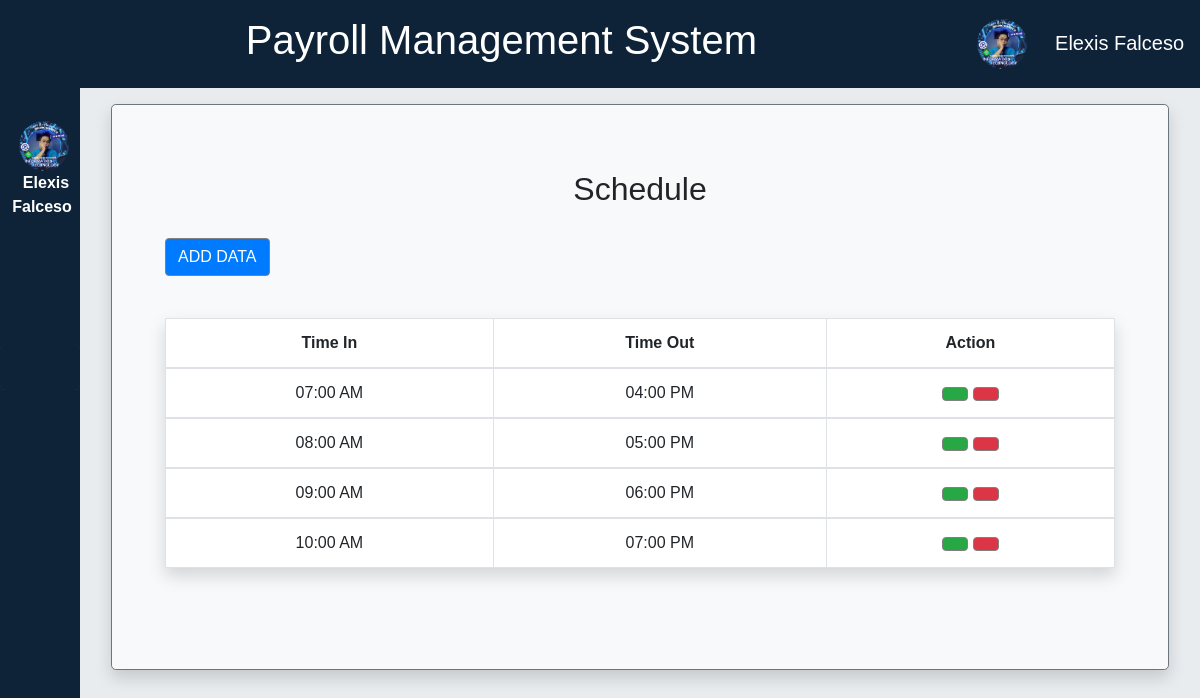
The app's page /nav.php?page=schedule.php (signed in) with its own data.
### tables this page shows
CREATE TABLE `schedules` (
  `id` int(11) NOT NULL,
  `time_in` time NOT NULL,
  `time_out` time NOT NULL
);

### nav.php (the view, shortened to what this page needs)
<!DOCTYPE html>
<html lang="en">
<head>
    <link href="https://cdn.lineicons.com/4.0/lineicons.css" rel="stylesheet" />
        <link href="https://cdn.jsdelivr.net/npm/bootstrap@5.3.0/dist/css/bootstrap.min.css" rel="stylesheet">
        <link rel="stylesheet" href="styles.css">
</head>
<body>
    <div class="header" style="padding:1rem">
        <h1 class='tittle'>Payroll Management System
        <?php
                    include_once('db_config.php');
                    $sql = "SELECT * FROM admin WHERE username = :username";
                    $stmt = $conn->prepare($sql);
                    $stmt->bindParam(':username', $_SESSION['username'], PDO::PARAM_STR);
                    $stmt->execute();
                    $result = $stmt->fetch(PDO::FETCH_ASSOC);
                    if ($result) {
                        echo "
                        <span class='users'>
                        <button class='circle-button dropdown-toggle'
                            data-bs-toggle='dropdown'
                            aria-expanded='false'
                            aria-haspopup='true'
                            aria-controls='dropdown-menu'
                            aria-label='Open user options'>
                            <img class='User_Image1'  src='{$result['images']}' alt='Profile picture of {$result['first_name']}  {$result['last_name']}'>
                        </button>
                        <div class='text-logo' role='contentinfo' aria-label='User Information'>
                            {$result['first_name']}  {$result['last_name']}
                        </div>
                        <div aria-live='polite' aria-atomic='true' class='dropdown-menu mt-3 id='dropdown-menu' style='width: 300px;'>
                        <img src='" . $result['images'] . "' alt='Picture of {$result['first_name']} {$result['last_name']}' class='responsive-image'>
                        <div class='text-logo1' role='contentinfo' aria-label='User Information'>
                            {$result['first_name']} {$result['last_name']}
                        </div>
                        <div class='footer mt-5'>
                            <button class='btn btn1 ms-2 text-white' style='border: none;' data-bs-toggle='modal' data-bs-target='#updateProfileModal'>
                                <i class='lni lni-pencil me-4'></i> Update Profile
                            </button>
                            <div class='sidebar-footer'>
                                <a href='logout.php' class='sidebar-link'>
                                    <i class='lni lni-exit'></i><a>Logout</a>
                                </a>
                            </div>
                        </div>
                    </div>
                        ";
                    } else {
                        echo "0 results";
                    }
                    ?>
        </h1>
    </div>
    <div class="wrapper">
        <aside id="sidebar">
            <div class="d-flex">
                <div class="sidebar-logo">
                <button class="toggle-btn ms-2" type="button" data-bs-toggle="collapse" data-bs-target="#sidebar">
            </button>
                    <?php
                    include_once('db_config.php');
                    $page = isset($_GET['page']) ? $_GET['page'] : 'admin_dashboard.php';
                    $sql = "SELECT * FROM admin WHERE username = :username";
                    $stmt = $conn->prepare($sql);
                    $stmt->bindParam(':username', $_SESSION['username'], PDO::PARAM_STR);
                    $stmt->execute();
                    $result = $stmt->fetch(PDO::FETCH_ASSOC);
                    if ($result) {
                        echo "<div class='user-info ms-2'>";
                        echo "<img src='" . $result['images'] . "' alt='User Image' class='user-image'>";
                        echo "<a class='text-center m-1' href='#'>";
                        echo $result['first_name'] . " " . $result['last_name'];
                        echo "</a>";
                        echo "</div>";
                    } else {
                        echo "0 results";
                    }
                    ?>
                </div>
            </div>
            <ul class="sidebar-nav tree" data-widget="tree">
                        <li class="sidebar-item">
                <a href="?page=attendance.php" class="sidebar-link"<?php if ($page === 'attendance.php') echo ' class="active"'; ?>>
                </a>
            </li>
                <li class="sidebar-item">
                    <a href="?page=admin_dashboard.php" class="sidebar-link"<?php if ($page === 'admin_dashboard.php') echo ' class="active"'; ?>>
                </a>
            </li>
            <div class="accordion accordion-menu" id="employeeAccordion">
    <li class="sidebar-item accordion-item">
        <a href="#" class="sidebar-link accordion-button collapsed" id="employeeAccordionHeading" role="button" data-bs-toggle="collapse" data-bs-target="#employeeCollapse" aria-expanded="false" aria-controls="employeeCollapse" style="background-image: none !important;">
        </a>
    </li>
</div>
            <li class="sidebar-item">
                <a href="?page=deduction.php" class="sidebar-link"<?php if ($page === 'deduction.php') echo ' class="active"'; ?>>
                </a>
            </li>
            <li class="sidebar-item">
            <a href="?page=holiday.php" class="sidebar-link"<?php if ($page === 'holiday.php') echo ' class="active"'; ?>>
            </a>
        </li>
            <li class="sidebar-item">
            <a href="?page=payslip_payroll.php" class="sidebar-link"<?php if ($page === 'payslip_payroll.php') echo ' class="active"'; ?>>
            </a>
        </li>
            <li class="sidebar-item">
            <a href="?page=position.php" class="sidebar-link"<?php if ($page === 'position.php') echo ' class="active"'; ?>>
            </a>
        </li>
            <li class="sidebar-item">
            <a href="?page=leave.php" class="sidebar-link"<?php if ($page === 'leave.php') echo ' class="active"'; ?>>
            </a>
        </li>
        </ul>
    </aside>
    <div class="main p-3">
        <div class="text-center">
            <?php
        include($page);
        ?>
            </div>
        </div>
    </div>
</body>
</body>
</html>

### schedule.php (shortened to what this page needs)
<link rel="stylesheet" href="https://stackpath.bootstrapcdn.com/bootstrap/4.2.1/css/bootstrap.min.css">
    <link rel="stylesheet" href="https://cdn.datatables.net/1.10.18/css/dataTables.bootstrap4.min.css">
    <link rel="stylesheet" href="styles.css">
<body>
    <div class="container-fluid">
    <div class="jumbotron bg-light shadow border border-secondary">
            <div class="card bg-light" style="border-color: transparent;">
                <h2> Schedule </h2>
            </div>
            <div class="card bg-light" style="border-color: transparent;">
                <div class="card-body bg-light">
                    <button type="button" class="btn btn-primary float-left" data-toggle="modal" data-target="#studentaddmodal">
                        ADD DATA
                    </button>
                </div>
            </div>
            <div class="card bg-light" style="border-color: transparent;">
                <div class="card-body">
                    <?php
                $connection = mysqli_connect("localhost","root","");
                $query = "SELECT * FROM schedules";
                $query_run = mysqli_query($connection, $query);
            ?>
                    <table id="datatableid" class="table table-bordered shadow">
                        <thead>
                            <tr>
                                <th scope="col">Time In</th>
                                <th scope="col">Time Out</th>
                                <th scope="col">Action</th>
                            </tr>
                        </thead>
                        <?php
                if($query_run)
                {
                    foreach($query_run as $row)
                    {
            ?>
                        <tbody>
                            <tr>
                                <td> <?php echo date('h:i A', strtotime($row['time_in'])); ?> </td>
                                <td> <?php echo date('h:i A', strtotime($row['time_out'])); ?> </td>
                                <td>
                                <button type="button" class="btn btn-success editbtn"><i class="lni lni-pencil"></i></button>
                                <button type="button" class="btn btn-danger deletebtn"><i class="lni lni-trash-can"></i></button>
                                </td>
                            </tr>
                        </tbody>
                        <?php
                    }
                }
                else
                {
                    echo "No Record Found";
                }
            ?>
                    </table>
                </div>
            </div>
        </div>
    </div>

### styles.css (style rules this page uses)
body { font-family: 'Poppins', sans-serif; margin: 0; overflow-x: hidden; background-color: #6c757d; }
.wrapper { display: flex; }
.main { min-height: 100vh; width: 100%; overflow: hidden; transition: all 0.35s ease-in-out; background-color: #e9ecee; }
#sidebar { width: 70px; min-width: 80px; z-index: 1000; transition: step-end; background-color: #0e2238; display: flex; flex-direction: column; }
.toggle-btn { background-color: transparent; cursor: pointer; border: 0; padding: 1rem 1.5rem; }
.sidebar-logo { margin: auto 0; text-align: center; }
.sidebar-logo a { color: #FFF; font-size: 1rem; font-weight: 600; text-decoration: none; }
.sidebar-nav { padding: 2rem 0; flex: 1 1 auto; }
a.sidebar-link { padding: .625rem 1.625rem; color: #FFF; display: block; font-size: 0.9rem; white-space: nowrap; border-left: 3px solid transparent; text-decoration: none; }
.sidebar-item { position: relative; }
.header { background-color: #0e2238; color: #fff; padding: 20px; text-align: center; width: 100%; }
* { box-sizing: border-box; }
.users { display: flex; align-items: center; }
.User_Image1 { width: 60px; height: 60px; object-fit: cover; margin-right:-23px; }
.text-logo { font-size: 20px; }
.users { float: right; }
.user-image { border-radius: 50%; width: 50px; }
.jumbotron { border-color: white; }

### nav.php (style rules this page uses)
body { padding:0px; margin: 0px; }
.circle-button img { width: 50px; height: 50px; border-radius: 50%; object-fit: cover; }
.circle-button { background-color: #0e2238; border: none; }
.dropdown-toggle::after { color: #0e2238; }
.tittle { margin-left: 1rem; }
.accordion .accordion-button { background-color: #0e2238; border: none; }
.accordion-button::after { display: none !important; background-color: transparent; }
.sidebar-item.accordion-item { border: none !important; background-color: grey; color: #ffffff; color:white }
.accordion-item:active, .accordion-item:focus, .accordion-item a { color: #ffffff !important; }

### schedule.php (style rules this page uses)
.btn { border: 1px solid gray; }

### records on screen
schedules: time_in "07:00 AM", time_out "04:00 PM"
schedules: time_in "08:00 AM", time_out "05:00 PM"
schedules: time_in "09:00 AM", time_out "06:00 PM"
schedules: time_in "10:00 AM", time_out "07:00 PM"

### other values on screen
$result['first_name'] "Elexis"
$result['last_name'] "Falceso"
